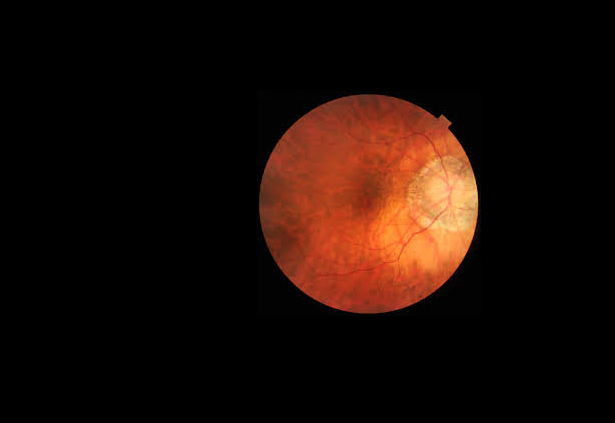
#> input picture yeni1.png, 615 x 423 px
$ jupyter execute Ders7.3.ipynb
#> lines starting #> are read from the running program, lines starting #| are printed output that depends on the picture; after the words box and inside, x2 and y2 are one past the last pixel; in counts of white or black regions, pixels touching at a corner belong together
#> further down, my_bgr_img is the input picture: shape (423, 615, 3); mean B, G, R 6.2, 12, 27
[cell 1]
import cv2
import numpy as np

[cell 2]
def cropped_black_borders(img:np.ndarray, thr = 12, pad=0):
    #thr parametresi thresh değerini temsil eder. Arka planı siyah olan
    #görüntüdeki nesneyi ayırt etmek (crop yapmak) için siyah rengine
    #yakın bir değer verdik

    #pad parametresi de paddinge karşılık gelir.
    #Eğer kullanıcının bize verdiği görüntü 3 kanallıysa, bunu gri seviyeye
    #dönüştürüyoruz

#> called with thr = 10, pad = 0
    if img.ndim == 3:
        gray = cv2.cvtColor(img, cv2.COLOR_BGR2GRAY)
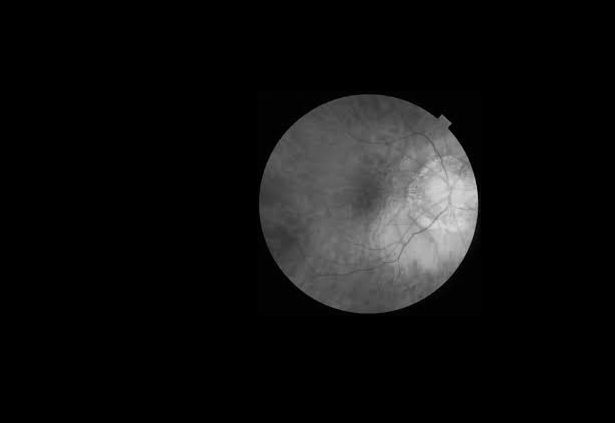
#> gray: shape (423, 615); min 0, max 219, mean 15.8
    else:
        gray = img.copy()

    #Görüntüdeki siyah olmayan pikselleri seçiyoruz
    mask = (gray>thr).astype(np.uint8)*255
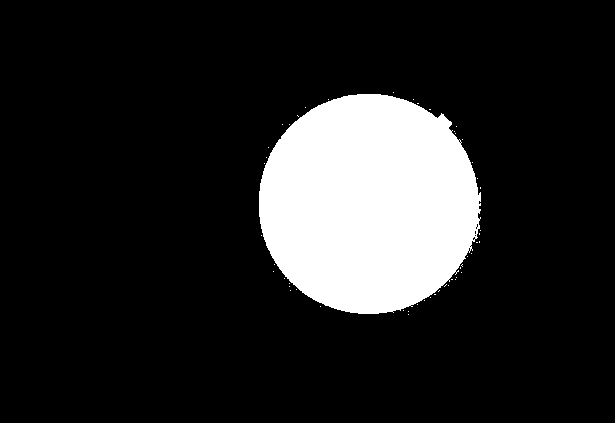
#> mask: shape (423, 615); 14.8% white; 51 white regions (50 under 20 px), largest, box (x1, y1, x2, y2) and area: (259, 94, 481, 314) 38336
    kernel = np.ones((5,5), dtype = np.uint8)

    thresh = cv2.morphologyEx(mask, cv2.MORPH_CLOSE, kernel, iterations = 2)
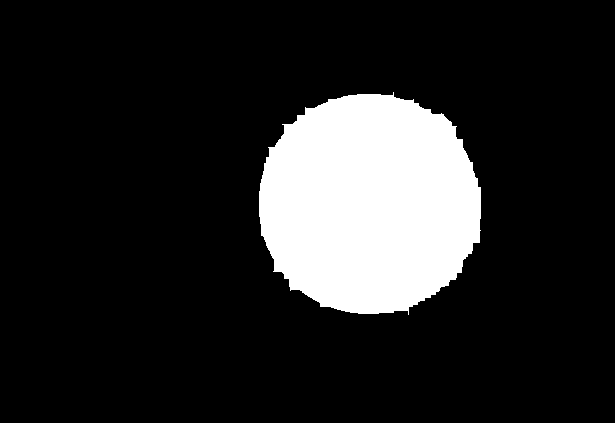
#> thresh: shape (423, 615); 15% white; 1 white region

    #kener tespiti için ekleme işleminden sonra kontur bulma işlemine geçiyoruz

    contours, _ = cv2.findContours(mask, cv2.RETR_EXTERNAL, cv2.CHAIN_APPROX_SIMPLE)
#> contours = 51 contours, 50 with area under 20; largest, box (x1, y1, x2, y2) and area: (259, 94, 481, 314) 38006

    c = max(contours, key = cv2.contourArea)
#> c = contour of 396 points, box (x1, y1, x2, y2) (259, 94, 481, 314), area 38006

    #Seçtilen konturu da bir dikdörtgen haline getiriyouz.
    x,y,w,h = cv2.boundingRect(c)
#> x = 259; y = 94; w = 222; h = 220

    #Kontora göre seçilen elemanın (arka plandan ayırt edilmek istenen değişkenin) orijinal
    #görüntü boyutlarından taşmaması için önlem alacağız.

    #Önce yüksekliği ve genişliği, görüntünün kendisinden alıyoruz.

    H, W = img.shape[:2]
#> H = 423; W = 615

    x1 = max(0, x - pad) # sol taraftan taşma olmamasını sağlar
#> x1 = 259
    y1 = max(0, y - pad) # sağ taraftan taşma olmamasını sağlar
#> y1 = 94
    x2 = max(W, x + w + pad) # genişliğin taşmamaını sağlar
#> x2 = 615
    y2 = max(H, y + h + pad) # yüksekliğin taşmamasını sağlar
#> y2 = 423

    return img[y1:y2, x1:x2]
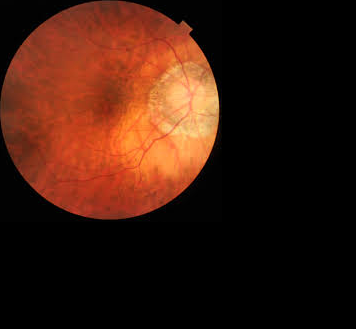
#> returned value: shape (329, 356, 3); mean of channels 0, 1, 2 13.8, 26.7, 60; drawn as B, G, R

[cell 3]
#Yukarıda fonksiyonumuzu tanımladıkü aşağıda istediğimiz görüntüyle çalıştıracağız

my_bgr_img = cv2.imread("./yeni1.png")

cropped_img = cropped_black_borders(my_bgr_img, 10, 0)

cv2.imshow("Cropped Image", cropped_img)
cv2.waitKey(0)
cv2.destroyAllWindows()

$ run again, with bst.png copied over yeni1.png
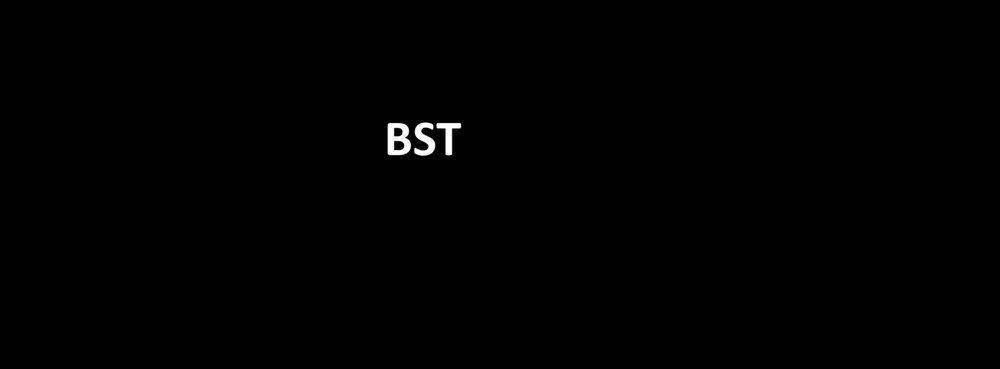
#> input picture bst.png, 1000 x 369 px, shrunk from 1887 x 697 before the run
#> my_bgr_img is the input picture: shape (369, 1000, 3); min 0, max 255, mean 0.8
#> in cropped_black_borders, `mask = (gray>thr).astype(np.uint8)*255`:
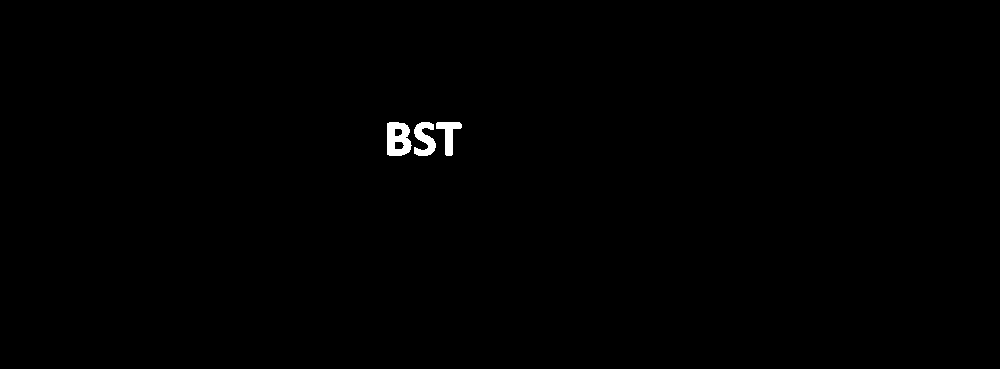
#> mask: shape (369, 1000); 0.4% white; 3 white regions, box (x1, y1, x2, y2) and area: (387, 122, 412, 156) 633, (414, 122, 436, 156) 456, (436, 122, 462, 156) 391
#> thresh: shape (369, 1000); 0.52% white; 1 white region
#> contours = 3 contours; box (x1, y1, x2, y2) and area: (387, 122, 412, 156) 680, (414, 122, 436, 156) 392, (436, 122, 462, 156) 336
#> c = contour of 38 points, box (x1, y1, x2, y2) (387, 122, 412, 156), area 680
#> x = 387; y = 122; w = 25; h = 34
#> x1 = 387
#> y1 = 122
#> x2 = 1000
#> y2 = 369
#> in cropped_black_borders, `return img[y1:y2, x1:x2]`:
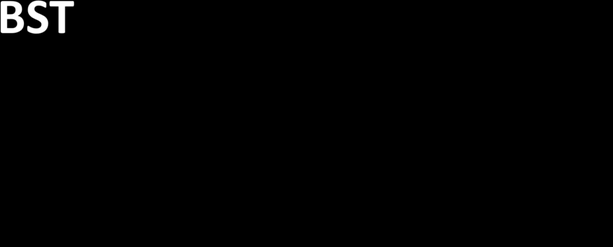
#> returned value: shape (247, 613, 3); min 0, max 255, mean 2
